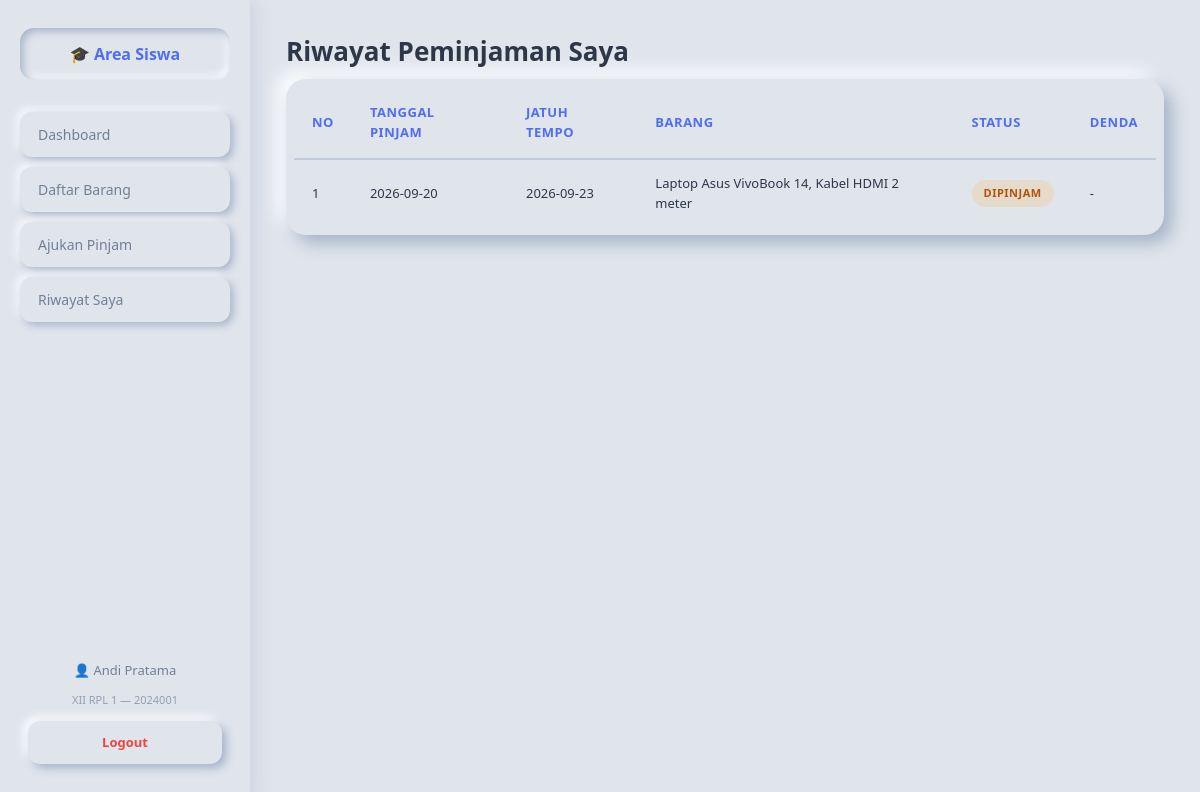
Page /siswa/riwayat.php (signed in) on the committed database.
### tables this page shows
CREATE TABLE `peminjamans` (
  `id_pinjam` int(11) NOT NULL,
  `id_siswa` int(11) NOT NULL,
  `id_admin` int(11) NOT NULL,
  `tanggal_pinjam` date NOT NULL,
  `tanggal_kembali` date NOT NULL,
  `status` enum('dipinjam','dikembalikan') DEFAULT 'dipinjam'
);

### siswa/riwayat.php (the view)
<?php
include 'header.php';
include '../config/koneksi.php';
$id_siswa = $_SESSION['id_siswa'];
?>
<h1>Riwayat Peminjaman Saya</h1>
<div class="table-wrap">
    <table>
        <thead>
            <tr>
                <th>No</th>
                <th>Tanggal Pinjam</th>
                <th>Jatuh Tempo</th>
                <th>Barang</th>
                <th>Status</th>
                <th>Denda</th>
            </tr>
        </thead>
        <tbody>
            <?php
            $no = 1;
            $q = mysqli_query($koneksi,
                "SELECT p.*,
                        GROUP_CONCAT(b.nama_barang SEPARATOR ', ') AS barang_list,
                        peng.denda, peng.tanggal_dikembalikan
                 FROM peminjamans p
                 JOIN detail_peminjamans d ON p.id_pinjam = d.id_pinjam
                 JOIN barangs b ON d.id_barang = b.id_barang
                 LEFT JOIN pengembalians peng ON p.id_pinjam = peng.id_pinjam
                 WHERE p.id_siswa='$id_siswa'
                 GROUP BY p.id_pinjam
                 ORDER BY p.id_pinjam DESC");
            if (mysqli_num_rows($q) == 0):
            ?>
                <tr><td colspan="6" class="empty">Belum ada riwayat peminjaman</td></tr>
            <?php else: while ($r = mysqli_fetch_assoc($q)): ?>
                <tr>
                    <td><?= $no++ ?></td>
                    <td><?= $r['tanggal_pinjam'] ?></td>
                    <td><?= $r['tanggal_kembali'] ?></td>
                    <td><?= $r['barang_list'] ?></td>
                    <td>
                        <span class="badge <?= $r['status']=='dipinjam'?'badge-warning':'badge-success' ?>">
                            <?= $r['status'] ?>
                        </span>
                    </td>
                    <td>
                        <?php if ($r['denda'] && $r['denda'] > 0): ?>
                            Rp <?= number_format($r['denda'],0,',','.') ?>
                        <?php else: ?>
                            -
                        <?php endif; ?>
                    </td>
                </tr>
            <?php endwhile; endif; ?>
        </tbody>
    </table>
</div>
<?php include 'footer.php'; ?>

### assets/style.css (style rules this page uses)
* { margin: 0; padding: 0; box-sizing: border-box; font-family: 'Segoe UI', Tahoma, sans-serif; }
:root { --bg: #e0e5ec; --text: #2d3748; --text-soft: #718096; --accent: #4f6df5; --accent-dark: #3a54d4; --danger: #ef4444; --warning: #f59e0b; --success: #10b981; --shadow-light: #ffffff; --shadow-dark: #a3b1c6; }
body { background: var(--bg); color: var(--text); font-size: 14px; line-height: 1.5; min-height: 100vh; }
.content h1 { font-size: 26px; font-weight: 700; color: var(--text); margin-bottom: 8px; }
.table-wrap { background: var(--bg); padding: 8px; border-radius: 20px; box-shadow: 8px 8px 18px var(--shadow-dark), -8px -8px 18px var(--shadow-light); overflow-x: auto; }
table { width: 100%; border-collapse: collapse; border-radius: 14px; overflow: hidden; background: var(--bg); }
table th { background: var(--bg); color: var(--accent); padding: 16px 18px; text-align: left; font-size: 13px; font-weight: 700; text-transform: uppercase; letter-spacing: 0.5px; border-bottom: 2px solid rgba(163, 177, 198, 0.3); }
table td { padding: 14px 18px; font-size: 13px; color: var(--text); border-bottom: 1px solid rgba(163, 177, 198, 0.2); }
table tr:last-child td { border-bottom: none; }
table tbody tr { transition: all 0.15s; }
.badge { display: inline-block; padding: 5px 12px; border-radius: 20px; font-size: 11px; font-weight: 700; text-transform: uppercase; letter-spacing: 0.5px; }
.badge-warning { background: rgba(245, 158, 11, 0.15); color: #b45309; }
.table-wrap { overflow-x: auto; }

### rows in the picture
peminjamans: tanggal_pinjam "2026-09-20", tanggal_kembali "2026-09-23", barang_list "Laptop Asus VivoBook 14, Kabel HDMI 2 meter", status "DIPINJAM"

### other values in the picture
$_SESSION['nama_siswa'] "Andi Pratama"
$_SESSION['kelas'] "XII RPL 1"
$_SESSION['nis'] "2024001"
